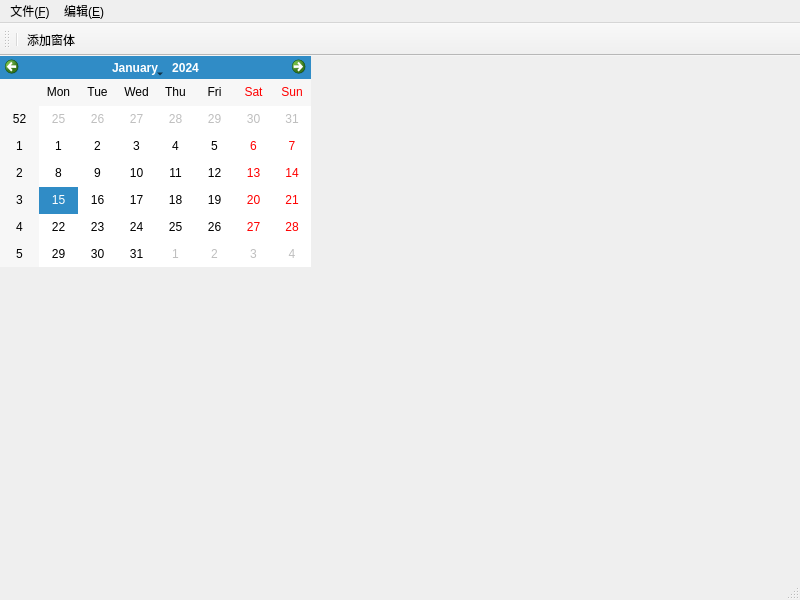
<?xml version="1.0" encoding="UTF-8"?>
<ui version="4.0">
 <class>MainWindow</class>
 <widget class="QMainWindow" name="MainWindow">
  <property name="geometry">
   <rect>
    <x>0</x>
    <y>0</y>
    <width>800</width>
    <height>600</height>
   </rect>
  </property>
  <property name="windowTitle">
   <string>MainWindow</string>
  </property>
  <widget class="QWidget" name="centralwidget">
   <widget class="QCalendarWidget" name="calendarWidget">
    <property name="geometry">
     <rect>
      <x>0</x>
      <y>0</y>
      <width>311</width>
      <height>211</height>
     </rect>
    </property>
   </widget>
  </widget>
  <widget class="QMenuBar" name="menubar">
   <property name="geometry">
    <rect>
     <x>0</x>
     <y>0</y>
     <width>800</width>
     <height>26</height>
    </rect>
   </property>
   <widget class="QMenu" name="menu_F">
    <property name="title">
     <string>文件(&amp;F)</string>
    </property>
    <addaction name="fileOpenAction"/>
    <addaction name="fileNewAction"/>
    <addaction name="fileCloseAction"/>
   </widget>
   <widget class="QMenu" name="menu_E">
    <property name="title">
     <string>编辑(&amp;E)</string>
    </property>
   </widget>
   <addaction name="menu_F"/>
   <addaction name="menu_E"/>
  </widget>
  <widget class="QStatusBar" name="statusbar"/>
  <widget class="QToolBar" name="toolBar">
   <property name="windowTitle">
    <string>toolBar</string>
   </property>
   <attribute name="toolBarArea">
    <enum>TopToolBarArea</enum>
   </attribute>
   <attribute name="toolBarBreak">
    <bool>false</bool>
   </attribute>
   <addaction name="separator"/>
   <addaction name="addWinAction"/>
  </widget>
  <action name="fileOpenAction">
   <property name="text">
    <string>打开</string>
   </property>
   <property name="shortcut">
    <string>Alt+O</string>
   </property>
  </action>
  <action name="fileNewAction">
   <property name="text">
    <string>新建</string>
   </property>
   <property name="toolTip">
    <string>新建</string>
   </property>
   <property name="shortcut">
    <string>Alt+N</string>
   </property>
  </action>
  <action name="fileCloseAction">
   <property name="text">
    <string>关闭</string>
   </property>
   <property name="toolTip">
    <string>关闭</string>
   </property>
   <property name="shortcut">
    <string>Alt+C</string>
   </property>
  </action>
  <action name="addWinAction">
   <property name="text">
    <string>添加窗体</string>
   </property>
   <property name="toolTip">
    <string>添加窗体</string>
   </property>
  </action>
 </widget>
 <resources/>
 <connections/>
</ui>
